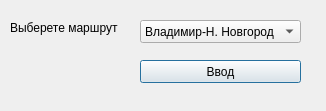
<?xml version="1.0" encoding="UTF-8"?>
<ui version="4.0">
 <class>ReportWin</class>
 <widget class="QDialog" name="ReportWin">
  <property name="geometry">
   <rect>
    <x>0</x>
    <y>0</y>
    <width>326</width>
    <height>111</height>
   </rect>
  </property>
  <property name="windowTitle">
   <string>Отчёт</string>
  </property>
  <widget class="QLabel" name="lab_route_id">
   <property name="geometry">
    <rect>
     <x>10</x>
     <y>20</y>
     <width>121</width>
     <height>16</height>
    </rect>
   </property>
   <property name="text">
    <string>Выберете маршрут</string>
   </property>
  </widget>
  <widget class="QComboBox" name="cb_route_id">
   <property name="geometry">
    <rect>
     <x>140</x>
     <y>20</y>
     <width>161</width>
     <height>23</height>
    </rect>
   </property>
   <item>
    <property name="text">
     <string>Владимир-Н. Новгород</string>
    </property>
   </item>
   <item>
    <property name="text">
     <string>Владимир-Иваново</string>
    </property>
   </item>
   <item>
    <property name="text">
     <string>Владимир-Кострома</string>
    </property>
   </item>
   <item>
    <property name="text">
     <string>Владимир-Ярославль</string>
    </property>
   </item>
   <item>
    <property name="text">
     <string>Владимир-Сергиев Посад</string>
    </property>
   </item>
   <item>
    <property name="text">
     <string>Владимир-Москва</string>
    </property>
   </item>
   <item>
    <property name="text">
     <string>Владимир-Рязань</string>
    </property>
   </item>
   <item>
    <property name="text">
     <string>Владимир-Арзамас</string>
    </property>
   </item>
  </widget>
  <widget class="QPushButton" name="pb_enter">
   <property name="geometry">
    <rect>
     <x>140</x>
     <y>60</y>
     <width>161</width>
     <height>23</height>
    </rect>
   </property>
   <property name="text">
    <string>Ввод</string>
   </property>
  </widget>
 </widget>
 <resources/>
 <connections/>
</ui>
